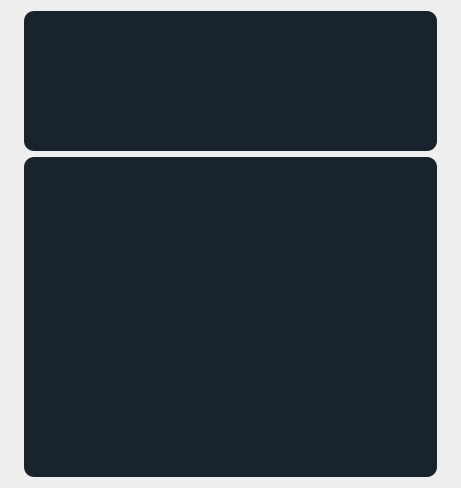
<?xml version="1.0" encoding="UTF-8"?>
<ui version="4.0">
 <class>Form</class>
 <widget class="QWidget" name="Form">
  <property name="geometry">
   <rect>
    <x>0</x>
    <y>0</y>
    <width>461</width>
    <height>488</height>
   </rect>
  </property>
  <property name="windowTitle">
   <string>Form</string>
  </property>
  <layout class="QHBoxLayout" name="horizontalLayout">
   <item>
    <widget class="QLabel" name="label">
     <property name="text">
      <string/>
     </property>
    </widget>
   </item>
   <item>
    <layout class="QVBoxLayout" name="verticalLayout">
     <item>
      <widget class="QTextEdit" name="txtEdit_preg">
       <property name="minimumSize">
        <size>
         <width>350</width>
         <height>121</height>
        </size>
       </property>
       <property name="maximumSize">
        <size>
         <width>480</width>
         <height>180</height>
        </size>
       </property>
       <property name="styleSheet">
        <string notr="true">  background-color: #19232D;
  border: 0px solid #32414B;
  padding: 0px;
  color: #F0F0F0;
  selection-background-color: #1464A0;
  selection-color: #F0F0F0;

	border-radius: 10;</string>
       </property>
      </widget>
     </item>
     <item>
      <widget class="QLabel" name="bel_pregImage">
       <property name="minimumSize">
        <size>
         <width>350</width>
         <height>320</height>
        </size>
       </property>
       <property name="maximumSize">
        <size>
         <width>480</width>
         <height>800</height>
        </size>
       </property>
       <property name="styleSheet">
        <string notr="true">  background-color: #19232D;
  border: 0px solid #32414B;
  padding: 0px;
  color: #F0F0F0;
  selection-background-color: #1464A0;
  selection-color: #F0F0F0;

	border-radius: 10;</string>
       </property>
       <property name="text">
        <string/>
       </property>
      </widget>
     </item>
    </layout>
   </item>
   <item>
    <widget class="QLabel" name="label_2">
     <property name="text">
      <string/>
     </property>
    </widget>
   </item>
  </layout>
 </widget>
 <resources/>
 <connections/>
</ui>
